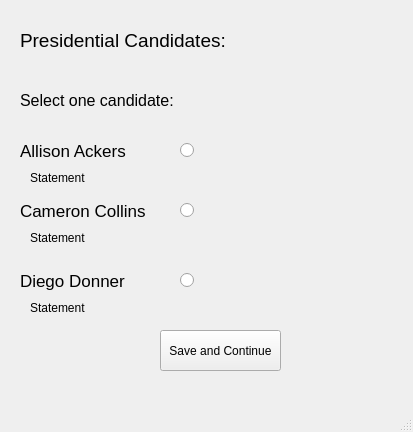
<?xml version="1.0" encoding="UTF-8"?>
<ui version="4.0">
 <class>Voting_menu01</class>
 <widget class="QMainWindow" name="Voting_menu01">
  <property name="geometry">
   <rect>
    <x>0</x>
    <y>0</y>
    <width>413</width>
    <height>432</height>
   </rect>
  </property>
  <property name="windowTitle">
   <string>Vote page 1</string>
  </property>
  <widget class="QWidget" name="centralwidget">
   <widget class="QLabel" name="pres_cand_title">
    <property name="geometry">
     <rect>
      <x>20</x>
      <y>20</y>
      <width>221</width>
      <height>41</height>
     </rect>
    </property>
    <property name="font">
     <font>
      <pointsize>14</pointsize>
     </font>
    </property>
    <property name="text">
     <string>Presidential Candidates:</string>
    </property>
   </widget>
   <widget class="QLabel" name="candidate01">
    <property name="geometry">
     <rect>
      <x>20</x>
      <y>190</y>
      <width>131</width>
      <height>41</height>
     </rect>
    </property>
    <property name="font">
     <font>
      <pointsize>13</pointsize>
     </font>
    </property>
    <property name="text">
     <string>Cameron Collins</string>
    </property>
   </widget>
   <widget class="QLabel" name="candidate02">
    <property name="geometry">
     <rect>
      <x>20</x>
      <y>260</y>
      <width>131</width>
      <height>41</height>
     </rect>
    </property>
    <property name="font">
     <font>
      <pointsize>13</pointsize>
     </font>
    </property>
    <property name="text">
     <string>Diego Donner</string>
    </property>
   </widget>
   <widget class="QLabel" name="candidate03">
    <property name="geometry">
     <rect>
      <x>20</x>
      <y>130</y>
      <width>131</width>
      <height>41</height>
     </rect>
    </property>
    <property name="font">
     <font>
      <pointsize>13</pointsize>
     </font>
    </property>
    <property name="text">
     <string>Allison Ackers</string>
    </property>
   </widget>
   <widget class="QRadioButton" name="alli_vote">
    <property name="enabled">
     <bool>true</bool>
    </property>
    <property name="geometry">
     <rect>
      <x>180</x>
      <y>140</y>
      <width>62</width>
      <height>21</height>
     </rect>
    </property>
    <property name="text">
     <string/>
    </property>
    <property name="iconSize">
     <size>
      <width>12</width>
      <height>12</height>
     </size>
    </property>
   </widget>
   <widget class="QRadioButton" name="cam_vote">
    <property name="geometry">
     <rect>
      <x>180</x>
      <y>200</y>
      <width>62</width>
      <height>21</height>
     </rect>
    </property>
    <property name="text">
     <string/>
    </property>
   </widget>
   <widget class="QRadioButton" name="diego_vote">
    <property name="geometry">
     <rect>
      <x>180</x>
      <y>270</y>
      <width>62</width>
      <height>21</height>
     </rect>
    </property>
    <property name="text">
     <string/>
    </property>
   </widget>
   <widget class="QLabel" name="alli_statement">
    <property name="geometry">
     <rect>
      <x>30</x>
      <y>170</y>
      <width>71</width>
      <height>16</height>
     </rect>
    </property>
    <property name="text">
     <string>Statement</string>
    </property>
   </widget>
   <widget class="QLabel" name="cam_statement">
    <property name="geometry">
     <rect>
      <x>30</x>
      <y>230</y>
      <width>71</width>
      <height>16</height>
     </rect>
    </property>
    <property name="text">
     <string>Statement</string>
    </property>
   </widget>
   <widget class="QLabel" name="d_statement">
    <property name="geometry">
     <rect>
      <x>30</x>
      <y>300</y>
      <width>71</width>
      <height>16</height>
     </rect>
    </property>
    <property name="text">
     <string>Statement</string>
    </property>
   </widget>
   <widget class="QPushButton" name="next_page">
    <property name="geometry">
     <rect>
      <x>160</x>
      <y>330</y>
      <width>121</width>
      <height>41</height>
     </rect>
    </property>
    <property name="text">
     <string>Save and Continue</string>
    </property>
   </widget>
   <widget class="QLabel" name="label">
    <property name="geometry">
     <rect>
      <x>20</x>
      <y>80</y>
      <width>181</width>
      <height>41</height>
     </rect>
    </property>
    <property name="font">
     <font>
      <pointsize>12</pointsize>
     </font>
    </property>
    <property name="text">
     <string>Select one candidate:</string>
    </property>
   </widget>
  </widget>
  <widget class="QMenuBar" name="menubar">
   <property name="geometry">
    <rect>
     <x>0</x>
     <y>0</y>
     <width>413</width>
     <height>18</height>
    </rect>
   </property>
  </widget>
  <widget class="QStatusBar" name="statusbar"/>
 </widget>
 <resources/>
 <connections/>
</ui>
